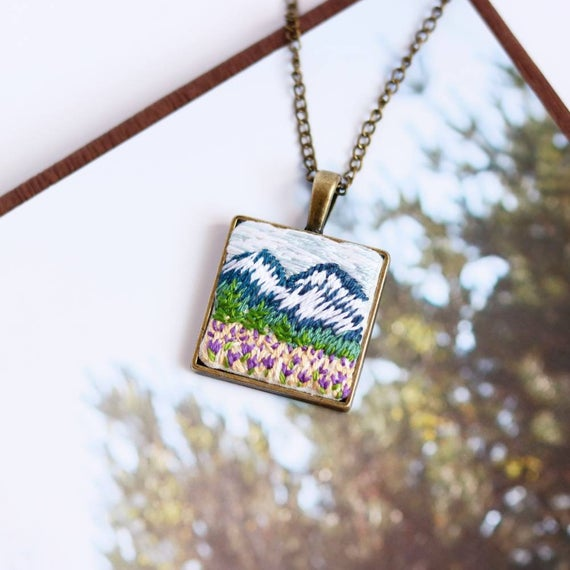
#> input picture Assignment3/Image2.jpg, 570 x 570 px
$ python Q1.py
#> lines starting #> are read from the running program, lines starting #| are printed output that depends on the picture
'''
Using loops, fill an image with randomly coloured, equal sized squares. Square dimensions:
width = (image width)/7, height = (image height)/7.
'''
import cv2
import numpy as np

img =cv2.imread('Image2.jpg')
#> img is the input picture: shape (570, 570, 3); mean B, G, R 187.4, 187, 190.9
width = (img.shape[1])/7
#> width = 81.43
height = (img.shape[0])/7
#> height = 81.43

x1, x2 = 0, width
#> x1 = 0; x2 = 81.43
y1, y2 = 0, height
#> y1 = 0; y2 = 81.43

while y2 <= (img.shape[0] + height):

    if x2 <= (img.shape[1] + width):
        cv2.rectangle(img, (int(x1), int(y1)), (int(x2), int(y2)),(np.random.randint(0,255),np.random.randint(0,255),np.random.randint(0,255)),-1)
        x1 += width
        x2 += width
    else:
        y1 += height
        y2 += height
        x1,x2=0,width
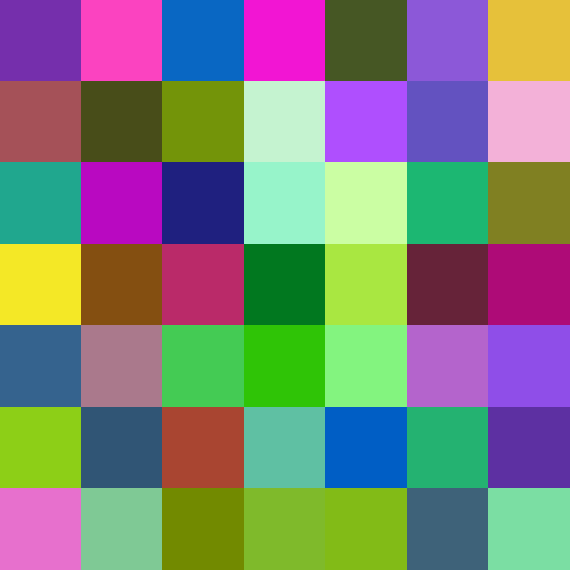
#> img: shape (570, 570, 3); mean B, G, R 121.2, 129.1, 126.1
#> after the loop, y1 = 651.4; y2 = 732.9

cv2.imshow('Frame',img)
cv2.waitKey(0)
